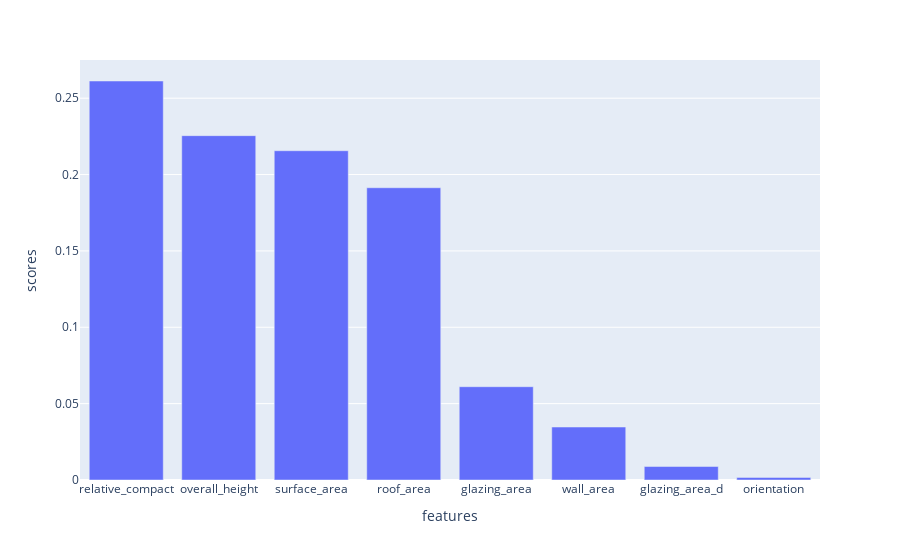

The notebook cell this image was saved under:
### Code cell
# feature importance
px.bar(data, x="features", y="scores")

### Figure 1 — Plotly figure (JSON) as saved in the notebook; plotly's stock layout.template omitted (floating-point values rounded to 4 significant figures)
{"data": [{"alignmentgroup": "True", "hovertemplate": "features=%{x}<br>scores=%{y}<extra></extra>", "legendgroup": "", "marker": {"color": "#636efa"}, "name": "", "offsetgroup": "", "orientation": "v", "showlegend": false, "textposition": "auto", "type": "bar", "x": ["relative_compact", "overall_height", "surface_area", "roof_area", "glazing_area", "wall_area", "glazing_area_d", "orientation"], "xaxis": "x", "y": [0.2613, 0.2255, 0.2156, 0.1914, 0.06109, 0.03469, 0.008824, 0.001686], "yaxis": "y"}], "layout": {"barmode": "relative", "legend": {"tracegroupgap": 0}, "margin": {"t": 60}, "xaxis": {"anchor": "y", "domain": [0, 1], "title": {"text": "features"}}, "yaxis": {"anchor": "x", "domain": [0, 1], "title": {"text": "scores"}}}}
